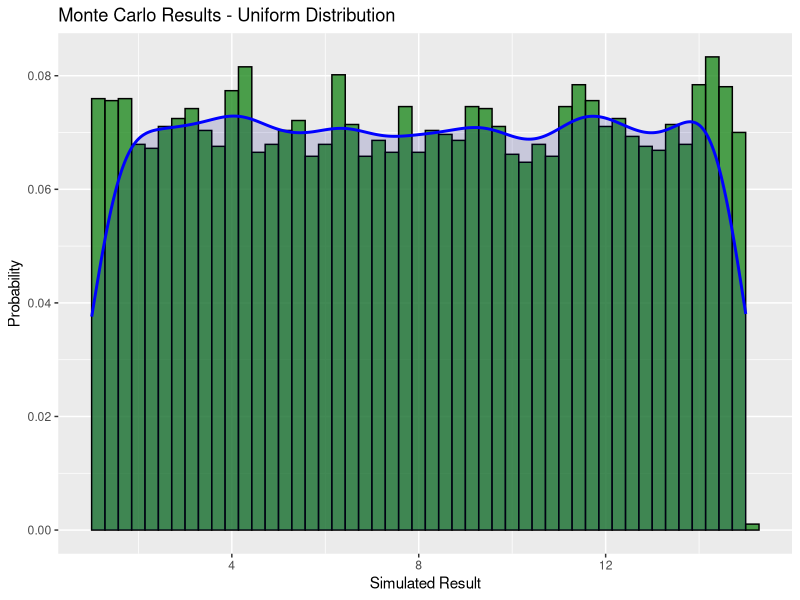
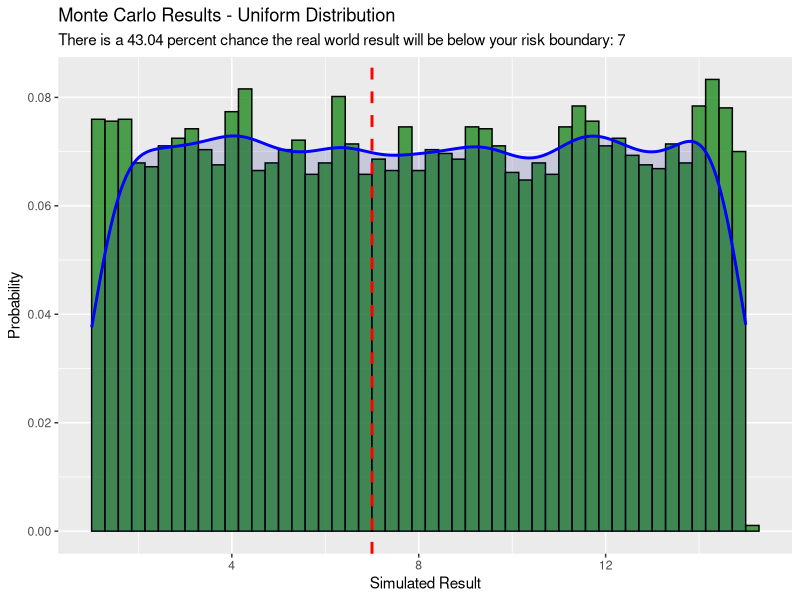

Write R code to recreate these figures, in order.
## ---- chunk 1
minimum <- 1
maximum <- 15
## ---- chunk 2
trials <- 10000
## ---- chunk 3
MCTable <- as.data.frame(matrix(0, ncol = 1, nrow = trials))
names(MCTable) <- c("results")
i <- 1
while (i <= trials) {
  MCTable[i,1] <- runif(1) * (maximum - minimum) + minimum
  i <- i + 1
}
## ---- chunk 4
library(ggplot2)
MCHistogram <- ggplot(data = MCTable, aes(MCTable$results)) + 
  geom_histogram(aes(y = stat(density)),
                 col = "black",
                 fill = "forestgreen",
                 alpha = .8,
                 bins = 50) +
  geom_density(col = "blue",
               lwd = 1,
               fill = "navyblue",
               alpha = .15) +
  labs(title = "Monte Carlo Results - Uniform Distribution",
       x = "Simulated Result",
       y = "Probability")
MCHistogram
## ---- chunk 5
riskBoundary <- 7
## ---- chunk 6
MCTable$belowRisk <- ifelse(MCTable$results < riskBoundary, 1, 0)
riskProbability <- round(mean(MCTable$belowRisk) * 100, digits = 2)
riskGraph <- MCHistogram +
  geom_vline(aes(xintercept = riskBoundary),
             color = "red", 
             linetype = "dashed", 
             size = 1) +
  labs(subtitle = paste("There is a", riskProbability, "percent chance the real world result will be below your risk boundary:", riskBoundary))
riskGraph
